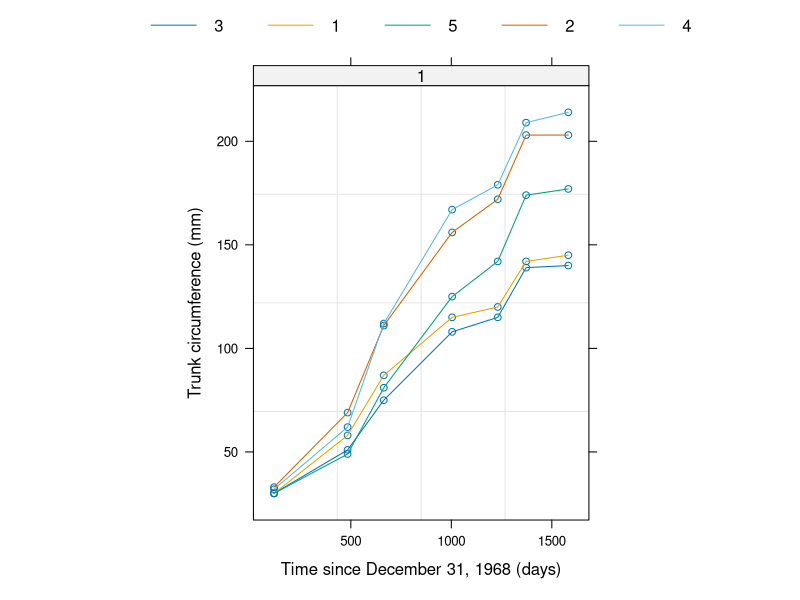
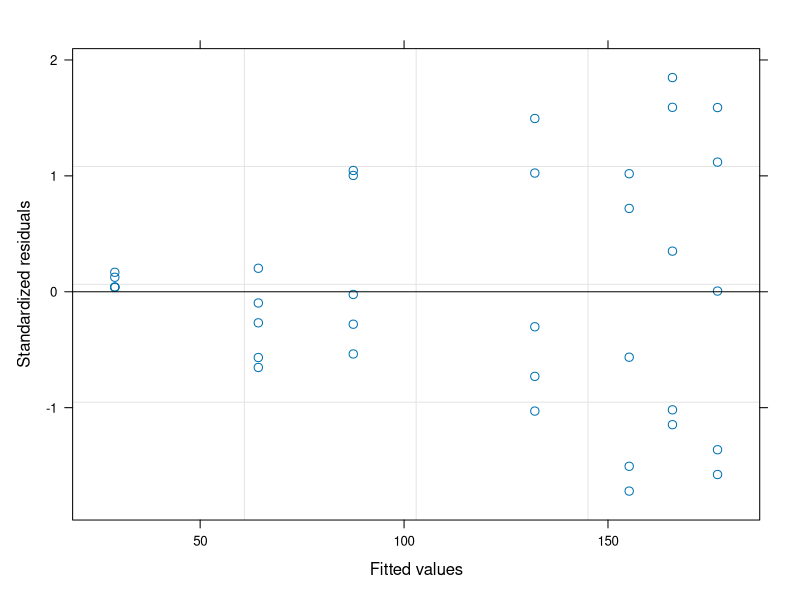
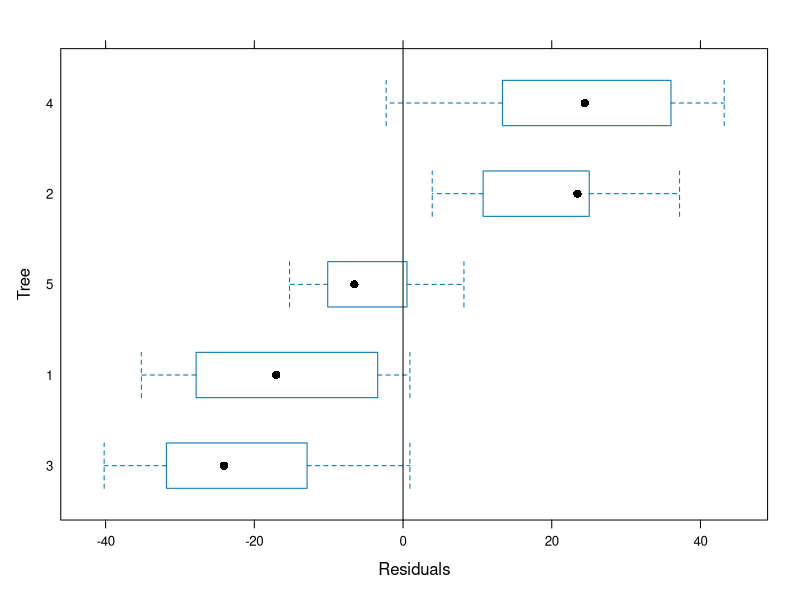
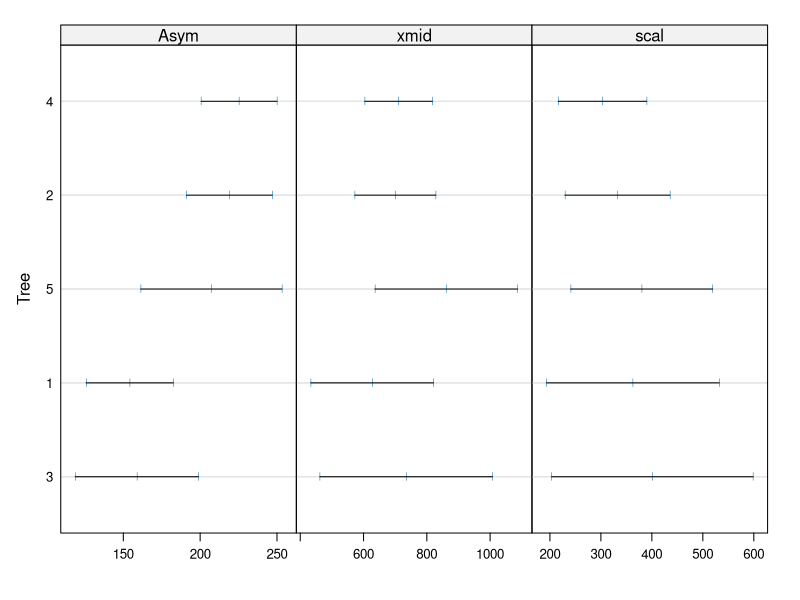
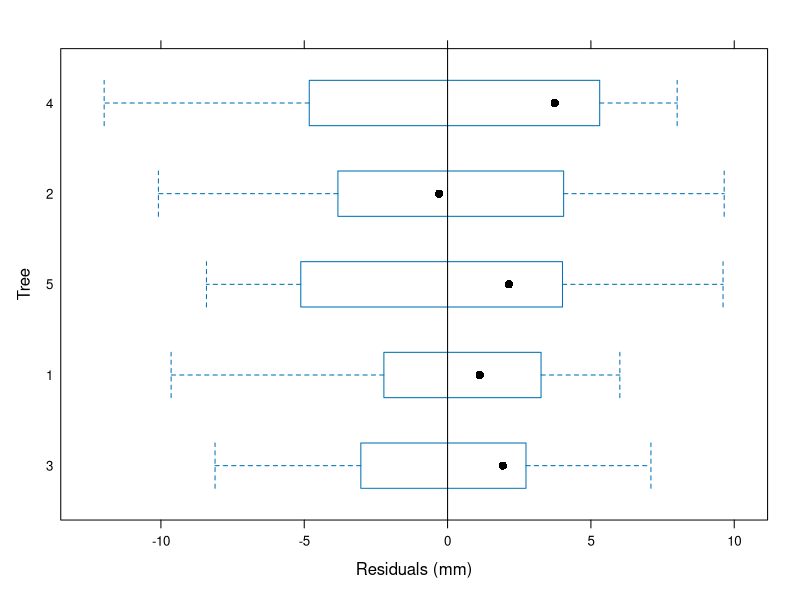
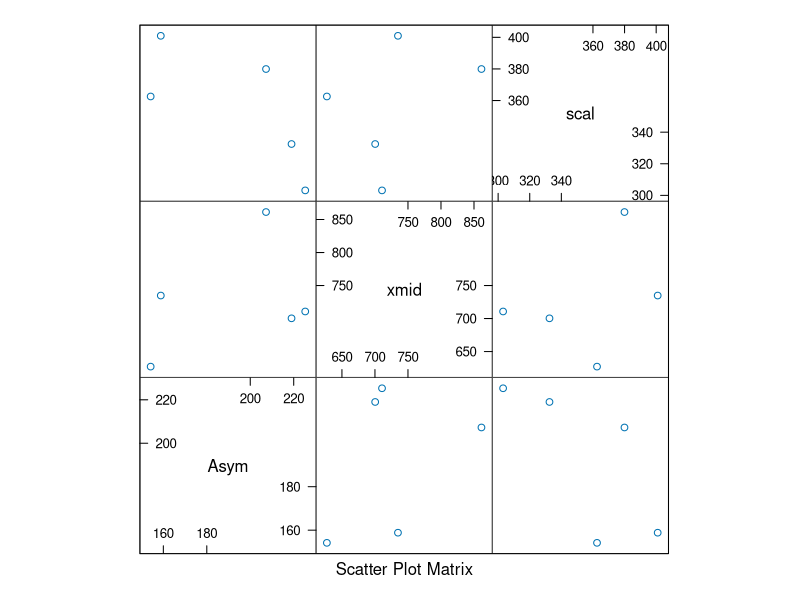
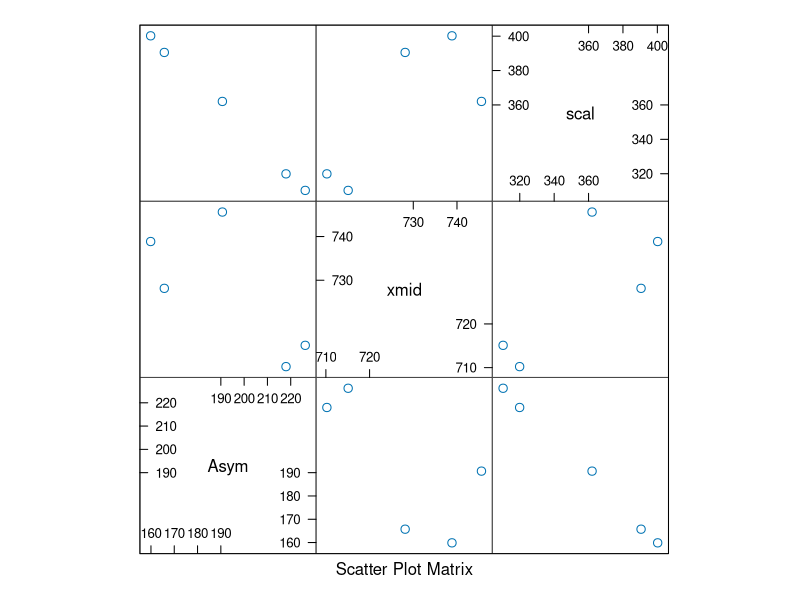
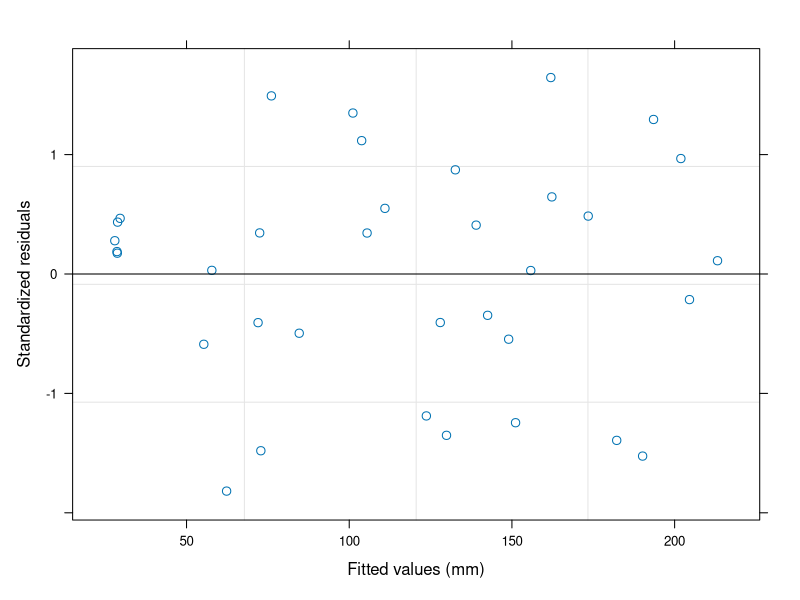

Reproduce these figures in R, in order. (Note: this script raises an error after producing the figures.)
# Chapter8

require(nlme)
require(lattice)

# Example of Orange tree

plot(Orange,outer=~1)
head(Orange)

logist<-function(x,Asym,xmid,scal) Asym/(1+exp(-(x-xmid)/scal))
fm1Oran.nls<-nls(circumference~logist(age,Asym,xmid,scal),
                data=Orange,start=c(Asym=170,xmid=700,scal=500))
summary(fm1Oran.nls)

  # alternative method
logist<-deriv(~Asym/(1+exp(-(x-xmid)/scal)),
              c("Asym","xmid","scal"),function(x,Asym,xmid,scal){}) 
Asym<-180; xmid<-700; scal<-300
logist(Orange$age[1:7],Asym,xmid,scal)
fm1Oran.nls<-nls(circumference~logist(age,Asym,xmid,scal),
                 data=Orange,start=c(Asym=170,xmid=700,scal=500))
summary(fm1Oran.nls)

plot(fm1Oran.nls)
plot(fm1Oran.nls,Tree~resid(.),abline=0)

Orange.sortAvg<-sortedXyData("age","circumference",Orange)
Orange.sortAvg
NLSstClosestX(Orange.sortAvg,130)

logistInit<-function(mCall,LHS,data){
  xy<-sortedXyData(mCall[["x"]],LHS,data)
  if(nrow(xy)<3){
    stop("Too few distinct input values to fit a logistic")
  }
  Asym<-max(abs(xy[,"y"]))
  if(Asym!=max(xy[,"y"])) Asym<-Asym
  xmid<-NLSstClosestX(xy,.5*Asym)
  scal<-NLSstClosestX(xy,.75*Asym)-xmid
  value<-c(Asym,xmid,scal)
  names(value)<-mCall[c("Asym","xmid","scal")]
  value
}

logist<-selfStart(logist,initial=logistInit)
class(logist)

  # alternative method
logist<-selfStart(~Asym/(1+exp(-(x-xmid)/scal)),
                  initial=logistInit,parameters=c("Asym","xmid","scal"))

getInitial(circumference~logist(age,Asym,xmid,scal),Orange)

nls(circumference~logist(age,Asym,xmid,scal),Orange)


fm1Oran.lis<-nlsList(circumference~SSlogis(age,Asym,xmid,scal)|Tree,data=Orange)
  # when applied to a groupedData object
fm1Oran.lis<-nlsList(SSlogis,Orange)

fm1Oran.lis
summary(fm1Oran.lis)
plot(intervals(fm1Oran.lis),layout=c(3,1))
plot(fm1Oran.lis,Tree~resid(.),abline=0)

fm1Oran.nlme<-nlme(circumference~SSlogis(age,Asym,xmid,scal),
                   data=Orange,
                   fixed=Asym+xmid+scal~1,
                   start=fixef(fm1Oran.lis))
fm1Oran.nlme<-nlme(fm1Oran.lis) # More simple formula

fm1Oran.nlme
summary(fm1Oran.nlme)
pairs(fm1Oran.lis,id=.1)
summary(fm1Oran.nls)
pairs(fm1Oran.nlme)

fm2Oran.nlme<-update(fm1Oran.nlme,random=Asym~1)
anova(fm1Oran.nlme,fm2Oran.nlme)
plot(fm1Oran.nlme)
plot(fm2Oran.nlme)
plot(augPred(fm2Oran.nlme,level=0:1),layout=c(5,1))
qqnorm(fm2Oran.nlme,abline=c(0,1))

# Example of theophylline

head(Theoph)
fm1Theo.lis<-nlsList(conc~SSfol(Dose,Time,lKe,lKa,lCl),data=Theoph)
fm1Theo.lis
plot(intervals(fm1Theo.lis))
pairs(fm1Theo.lis,id=.1)

fm1Theo.nlme<-nlme(fm1Theo.lis)
fm1Theo.nlme
intervals(fm1Theo.nlme,which="var-cov")

(fm2Theo.nlme<-update(fm1Theo.nlme,random=pdDiag(list(lKe~1,lKa~1,lCl~1))))
(fm2Theo.nlme<-update(fm1Theo.nlme,random=pdDiag(lKe+lKa+lCl~1)))

(fm3Theo.nlme<-update(fm2Theo.nlme,random=pdDiag(lKa+lCl~1)))

anova(fm1Theo.nlme,fm3Theo.nlme,fm2Theo.nlme)
plot(fm3Theo.nlme)
qqnorm(fm3Theo.nlme,~ranef(.))
summary(fm3Theo.nlme)

  # Error in R
fm4Theo.nlme<-update(fm3Theo.nlme, weights=varConstPower(power=.5))


# Example of CO2 uptake

head(CO2)
plot(CO2,outer=~Type*Treatment,layout=c(4,1),key=F)
fm1CO2.lis<-nlsList(SSasympOff,CO2)
fm1CO2.lis
plot(intervals(fm1CO2.lis))
fm1CO2.nlme<-nlme(fm1CO2.lis)
fm1CO2.nlme

fm2CO2.nlme<-update(fm1CO2.nlme,random=Asym+lrc~1)
fm2CO2.nlme
plot(fm2CO2.nlme,id=.05,cex=.8,adj=-.5)
anova(fm1CO2.nlme,fm2CO2.nlme)

fm2CO2.nlmeRE<-ranef(fm2CO2.nlme,augFrame = T)
fm2CO2.nlmeRE
class(fm2CO2.nlmeRE)
plot(fm2CO2.nlmeRE,form=~Type*Treatment)

options(contrasts=c("contr.helmert","contr.poly"))
contrasts(CO2$Type)
contrasts(CO2$Treatment)

fm3CO2.nlme<-update(fm2CO2.nlme,fixed=list(Asym~Type*Treatment,lrc+c0~1),
                    start=c(32.412,0,0,0,-4.5603,49.344))
summary(fm3CO2.nlme)
anova(fm3CO2.nlme,Terms=2:4)
fm3CO2.nlmeRE<-ranef(fm3CO2.nlme,aug=T)
plot(fm3CO2.nlmeRE,form=~Type*Treatment)

fm3CO2.fix<-fixef(fm3CO2.nlme)
fm4CO2.nlme<-update(fm3CO2.nlme,fixed=list(Asym+lrc~Type*Treatment,c0~1),
                    start=c(fm3CO2.fix[1:5],0,0,0,fm3CO2.fix[6]))
summary(fm4CO2.nlme)

fm5CO2.nlme<-update(fm4CO2.nlme,random=Asym~1)
anova(fm4CO2.nlme,fm5CO2.nlme)

CO2x<-CO2
CO2x$type<-2*(as.integer(CO2x$Type)-1.5)
CO2x$treatment<-2*(as.integer(CO2x$Treatment)-1.5)
fm1CO2x.nls<-nls(uptake~SSasympOff(conc,Asym.Intercept+
                                     Asym.Type*type+Asym.Treatment*treatment+
                                     Asym.TypeTreatment*type*treatment,lrc.Intercept+
                                     lrc.Type*type+lrc.Treatment*treatment+
                                     lrc.TypeTreatment*type*treatment,c0),data=CO2x,
                 start=c(Asym.Intercept=32.371,Asym.Type=-8.0086,
                         Asym.Treatment=-4.2001,Asym.TypeTreatment=-2.7253,
                         lrc.Intercept=-4.5267,lrc.Type=.13112,
                         lrc.Treatment=.093928,lrc.TypeTreatment=.17941,
                         c0=50.126))
anova(fm5CO2.nlme,fm1CO2x.nls)

plot(augPred(fm5CO2.nlme,level=0:1),layout=c(6,2))


# Example of quinidine

fm1Quin.nlme<-nlme(conc~quinModel(Subject,time,conc,dose,interval,lV,lKa,lCl),
                   data=Quinidine,fixed=lV+lKa+lCl~1,
                   random=pdDiag(lV+lCl~1),groups=~Subject,
                   start=list(fixed=c(5,-.3,2)),
                   na.action=NULL,naPattern=~!is.na(conc))
fm1Quin.nlme

fm1Quin.nlmeRE<-ranef(fm1Quin.nlme,aug=T)
fm1Quin.nlmeRE[1:3,]

plot(fm1Quin.nlmeRE,form=lCl~Age+Smoke+Ethanol+Weight+Race+Height+glyco+
       Creatinine+Heart,control=list(cex.axis=.7),layout=c(3,3))
plot(fm1Quin.nlmeRE,form=lV~Age+Smoke+Ethanol+Weight+Race+Height+glyco+
       Creatinine+Heart,control=list(cex.axis=.7),layout=c(3,3))

fm1Quin.fix<-fixef(fm1Quin.nlme)
fm2Quin.nlme<-update(fm1Quin.nlme,fixed=list(lCl~glyco,lKa+lV~1),
                     start=c(fm1Quin.fix[3],0,fm1Quin.fix[2:1]))
summary(fm2Quin.nlme)
fm2Quin.nlmeRE<-ranef(fm2Quin.nlme,aug=T)
plot(fm2Quin.nlmeRE,form=lCl.(Intercept)~Age+Smoke+Ethanol+Weight+Race+Height+glyco+
       Creatinine+Heart,control=list(cex.axis=.7),layout=c(3,3))

options(contrasts=c("contr.treatment","contr.poly"))
fm2Quin.fix<-fixef(fm2Quin.nlme)
fm3Quin.nlme<-update(fm2Quin.nlme,fixed=list(lCl~glyco+Creatinine,lKa+lV~1),
                     start=c(fm2Quin.fix[1:2],.2,fm2Quin.fix[3:4]),
                     control=list(pnlsTol=.01,msTol=.01,tolerance=.01,
                                  pnlsMaxIter=100,msMaxIter=500,
                                  maxIter=5000))
summary(fm3Quin.nlme)

fm3Quin.fix<-fixef(fm3Quin.nlme)
fm4Quin.nlme<-update(fm3Quin.nlme,fixed=list(lCl~glyco+Creatinine+Weight,lKa+lV~1),
                     start=c(fm3Quin.fix[1:3],0,fm3Quin.fix[4:5]),
                     control=list(pnlsTol=.01,msTol=.01,tolerance=.01,
                                  pnlsMaxIter=100,msMaxIter=500,
                                  maxIter=5000))
summary(fm4Quin.nlme)
anova(fm3Quin.nlme,fm4Quin.nlme)
plot(fm4Quin.nlme,xlim=c(0,6.2))

fm5Quin.nlme<-update(fm4Quin.nlme,weights=varPower())

# Example of analogue MOS circuit

head(Wafer)

  # From Section 4.2, 4.3

fm1Wafer<-lme(current~voltage+I(voltage^2),data=Wafer,
              random=list(Wafer=pdDiag(~voltage+I(voltage^2)),
                          Site=pdDiag(~voltage+I(voltage^2))))
summary(fm1Wafer)
plot(fm1Wafer,resid(.)~voltage|Wafer,layout=c(5,2))
plot(fm1Wafer,resid(.)~voltage|Wafer,layout=c(5,2),
     panel=function(x,y,...){
       panel.grid()
       panel.xyplot(x,y)
       panel.loess(x,y,lty=2)
       panel.abline(0,0)
     })
fm2Wafer<-update(fm1Wafer,fixed=.~.+cos(4.5679*voltage)+sin(4.5679*voltage),
                 random=list(Wafer=pdDiag(~voltage+I(voltage^2)),
                             Site=pdDiag(~voltage+I(voltage^2))))
summary(fm2Wafer)
intervals(fm2Wafer)
qqnorm(fm2Wafer)

plot(ranef(fm2Wafer)$Wafer)

  # fm3Wafer cannot be calculated by R because of convergence error.
  # Examples hereafter cannot be calculated.
fm3Wafer<-update(fm2Wafer,random=list(Wafer=~voltage+I(voltage^2),
                                      Site=pdDiag(~voltage+I(voltage^2))),
                 control=list(pnlsTol=.1,msTol=.1,tolerance=.1,
                              pnlsMaxIter=1000,msMaxIter=1000,
                              maxIter=10000))
summary(fm3Wafer)
anova(fm2Wafer,fm3Wafer)

fm1Wafer.nlmeR<-nlme(current~A+B*cos(4.5679*voltage)+C*sin(4.5679*voltage),data=Wafer,
                     fixed=list(A~voltage+voltage^2,B+C~1),
                     random=list(Wafer=A~voltage+voltage^2,
                                 Site=pdBlocked(list(A~1,A~voltage+voltage^2-1))),
                     start=fixef(fm4Wafer),method="REML")


